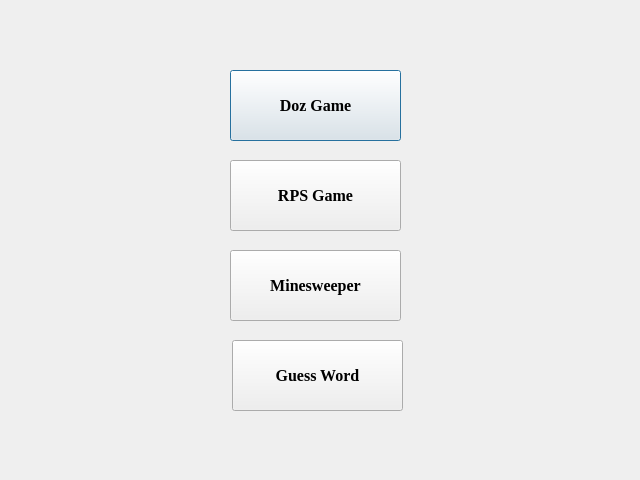
<?xml version="1.0" encoding="UTF-8"?>
<ui version="4.0">
 <class>Dialog</class>
 <widget class="QDialog" name="Dialog">
  <property name="geometry">
   <rect>
    <x>0</x>
    <y>0</y>
    <width>640</width>
    <height>480</height>
   </rect>
  </property>
  <property name="windowTitle">
   <string>Dialog</string>
  </property>
  <widget class="QPushButton" name="Doz">
   <property name="geometry">
    <rect>
     <x>230</x>
     <y>70</y>
     <width>171</width>
     <height>71</height>
    </rect>
   </property>
   <property name="font">
    <font>
     <family>Times New Roman</family>
     <pointsize>12</pointsize>
     <weight>75</weight>
     <bold>true</bold>
    </font>
   </property>
   <property name="text">
    <string>Doz Game</string>
   </property>
   <property name="iconSize">
    <size>
     <width>50</width>
     <height>50</height>
    </size>
   </property>
  </widget>
  <widget class="QPushButton" name="RPS">
   <property name="geometry">
    <rect>
     <x>230</x>
     <y>160</y>
     <width>171</width>
     <height>71</height>
    </rect>
   </property>
   <property name="font">
    <font>
     <family>Times New Roman</family>
     <pointsize>12</pointsize>
     <weight>75</weight>
     <bold>true</bold>
    </font>
   </property>
   <property name="text">
    <string>RPS Game</string>
   </property>
  </widget>
  <widget class="QPushButton" name="Mine">
   <property name="geometry">
    <rect>
     <x>230</x>
     <y>250</y>
     <width>171</width>
     <height>71</height>
    </rect>
   </property>
   <property name="font">
    <font>
     <family>Times New Roman</family>
     <pointsize>12</pointsize>
     <weight>75</weight>
     <bold>true</bold>
    </font>
   </property>
   <property name="text">
    <string>Minesweeper</string>
   </property>
  </widget>
  <widget class="QPushButton" name="Guess">
   <property name="geometry">
    <rect>
     <x>232</x>
     <y>340</y>
     <width>171</width>
     <height>71</height>
    </rect>
   </property>
   <property name="font">
    <font>
     <family>Times New Roman</family>
     <pointsize>12</pointsize>
     <weight>75</weight>
     <bold>true</bold>
    </font>
   </property>
   <property name="text">
    <string>Guess Word</string>
   </property>
  </widget>
 </widget>
 <resources/>
 <connections/>
</ui>
